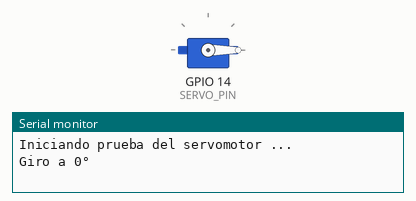
This sketch was run on a simulated ESP32. Shown: servo, the last lines printed to the serial monitor.

Above: at 0.05 s.
At 4.5 s:
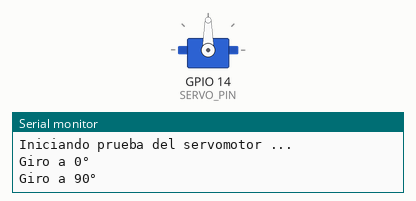
At 9.0 s:
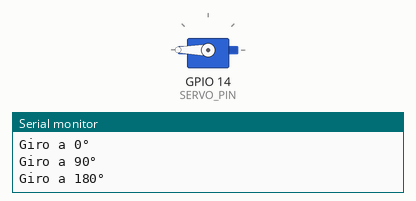
Timing chart, 0 to 11.7 s (numbered marks = the images above):
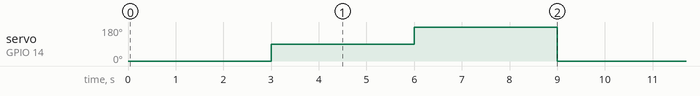

The sketch:

servo.ino
```cpp
#include <ESP32Servo.h>

#define SERVO_PIN 14

Servo miServo;

void setup() {
    Serial.begin(9600);
    Serial.println("Iniciando prueba del servomotor ...");
    miServo.attach(SERVO_PIN);
}

void loop() {
    Serial.println("Giro a 0°");
    miServo.write(0);
    delay(3000);

    Serial.println("Giro a 90°");
    miServo.write(90);
    delay(3000);

    Serial.println("Giro a 180°");
    miServo.write(180);
    delay(3000);
}
```

Measured:
- by itself, servo on GPIO 14 (SERVO_PIN): repeats every 9.0 s: 180° 3.0 s, 0° 3.0 s, 90° 3.0 s
